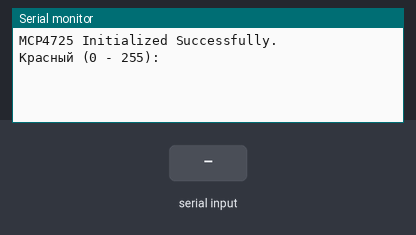
A sketch run on a simulated Arduino Uno, built with avr-gcc and run on an emulated ATmega328P. Shown: the last lines printed to the serial monitor. The test bench sets the inputs (shaded band).

Above: at 1.3 s.
1.4 s: "90,45,200\n" received over Serial
At 3.2 s:
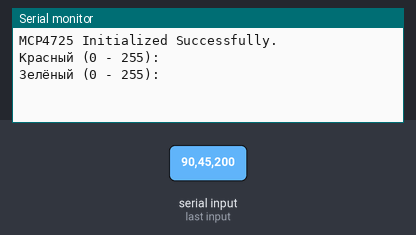
3.9 s: "30,150,10\n" received over Serial
At 6.3 s:
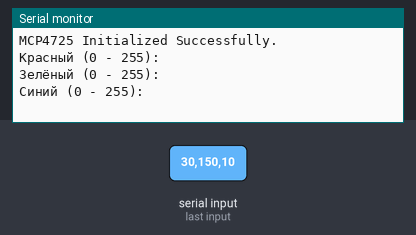

Measured:
- after the input at 1.4 s, the serial monitor: prints a new line after 1.0 s (image 1)
- after the input at 3.9 s, the serial monitor: prints a new line after 1.0 s (image 2)

The sketch:

MCP_4725_with_RGB_LED.ino
```cpp
// ЦАП MCP4725 + RGB LED + Аналоговый мультиплексор CD74HC4067

// Линейная интерполяция производится по формуле:
// (value - from_min) * (to_max - to_min) / (from_max - from_min) + to_min
// Диапазон значений RGB - (0, 255)
// Диапазон значений MCP4725 - (0, 4095)
// Следовательно, формула принимает вид:
// value * 4095 / 255

// Мультиплексор передаёт только по 1 каналу за раз, следовательно, комбинацию цветов создать не получится
// Вывод: можно использовать встроенный генератор ШИМ на Arduino для этой задачи

#include <Wire.h>
#include <Adafruit_MCP4725.h>
Adafruit_MCP4725 dac;

#define S0 4
#define S1 5
#define S2 6
#define S3 7

void setup() {

  Serial.begin(9600);
  delay(100);

  if (dac.begin(0x60))        // 0x60 или 0x62
  {
    Serial.println("MCP4725 Initialized Successfully.");
  }
  else
  {
    Serial.println("Failed to Initialize MCP4725.");
    while (1) {}
  }

  dac.setVoltage(0, false);

  pinMode(S0, OUTPUT);
  pinMode(S1, OUTPUT);
  pinMode(S2, OUTPUT);
  pinMode(S3, OUTPUT);
  digitalWrite(S0, LOW);
  digitalWrite(S1, LOW);
  digitalWrite(S2, LOW);
  digitalWrite(S3, LOW);

}

void loop() {

  Serial.println("Красный (0 - 255):");
  while (Serial.available() == 0) {}
  String input_str = Serial.readString();
  input_str.trim();
  int red_ch = input_str.toInt() * 4095 / 255;
  writeMux(0);
  dac.setVoltage(red_ch, false);

  Serial.println("Зелёный (0 - 255):");
  while (Serial.available() == 0) {}
  input_str = Serial.readString();
  input_str.trim();
  int green_ch = input_str.toInt() * 4095 / 255;
  writeMux(1);
  dac.setVoltage(green_ch, false);

  Serial.println("Синий (0 - 255):");
  while (Serial.available() == 0) {}
  input_str = Serial.readString();
  input_str.trim();
  int blue_ch = input_str.toInt() * 4095 / 255;
  writeMux(2);
  dac.setVoltage(blue_ch, false);

}


void writeMux(int channel){
  int controlPin[] = {S0, S1, S2, S3};

  int muxChannel[16][4]={
    {0,0,0,0}, //channel 0
    {1,0,0,0}, //channel 1
    {0,1,0,0}, //channel 2
    {1,1,0,0}, //channel 3
    {0,0,1,0}, //channel 4
    {1,0,1,0}, //channel 5
    {0,1,1,0}, //channel 6
    {1,1,1,0}, //channel 7
    {0,0,0,1}, //channel 8
    {1,0,0,1}, //channel 9
    {0,1,0,1}, //channel 10
    {1,1,0,1}, //channel 11
    {0,0,1,1}, //channel 12
    {1,0,1,1}, //channel 13
    {0,1,1,1}, //channel 14
    {1,1,1,1}  //channel 15
  };

  //loop through the 4 sig
  for(int i = 0; i < 4; i ++){
    digitalWrite(controlPin[i], muxChannel[channel][i]);
  }
}
```
